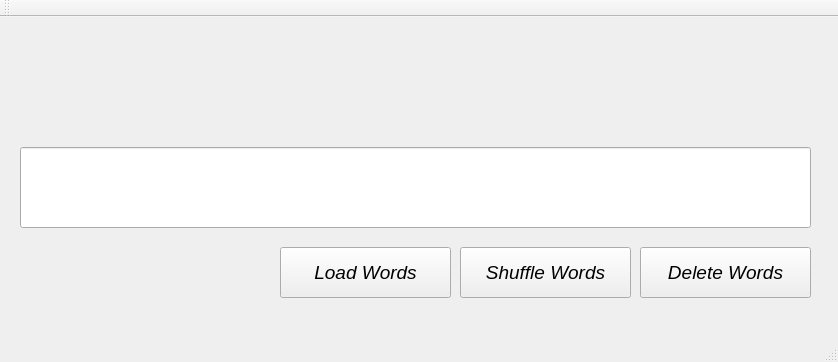
<?xml version="1.0" encoding="UTF-8"?>
<ui version="4.0">
 <class>MainWindow</class>
 <widget class="QMainWindow" name="MainWindow">
  <property name="geometry">
   <rect>
    <x>0</x>
    <y>0</y>
    <width>838</width>
    <height>362</height>
   </rect>
  </property>
  <property name="sizePolicy">
   <sizepolicy hsizetype="Preferred" vsizetype="Preferred">
    <horstretch>0</horstretch>
    <verstretch>0</verstretch>
   </sizepolicy>
  </property>
  <property name="minimumSize">
   <size>
    <width>838</width>
    <height>362</height>
   </size>
  </property>
  <property name="maximumSize">
   <size>
    <width>838</width>
    <height>362</height>
   </size>
  </property>
  <property name="windowTitle">
   <string>MainWindow</string>
  </property>
  <widget class="QWidget" name="centralWidget">
   <widget class="QLineEdit" name="line">
    <property name="geometry">
     <rect>
      <x>20</x>
      <y>130</y>
      <width>791</width>
      <height>81</height>
     </rect>
    </property>
    <property name="font">
     <font>
      <family>Arial</family>
      <pointsize>29</pointsize>
      <italic>true</italic>
     </font>
    </property>
    <property name="cursor">
     <cursorShape>IBeamCursor</cursorShape>
    </property>
   </widget>
   <widget class="QLabel" name="label">
    <property name="geometry">
     <rect>
      <x>20</x>
      <y>20</y>
      <width>781</width>
      <height>81</height>
     </rect>
    </property>
    <property name="font">
     <font>
      <pointsize>29</pointsize>
      <italic>true</italic>
     </font>
    </property>
    <property name="text">
     <string/>
    </property>
   </widget>
   <widget class="QPushButton" name="LoadWords">
    <property name="geometry">
     <rect>
      <x>280</x>
      <y>230</y>
      <width>171</width>
      <height>51</height>
     </rect>
    </property>
    <property name="sizePolicy">
     <sizepolicy hsizetype="Fixed" vsizetype="Fixed">
      <horstretch>0</horstretch>
      <verstretch>0</verstretch>
     </sizepolicy>
    </property>
    <property name="font">
     <font>
      <family>Arial</family>
      <pointsize>14</pointsize>
      <weight>50</weight>
      <italic>true</italic>
      <bold>false</bold>
      <stylestrategy>PreferAntialias</stylestrategy>
      <kerning>false</kerning>
     </font>
    </property>
    <property name="text">
     <string>Load Words</string>
    </property>
    <property name="checkable">
     <bool>false</bool>
    </property>
   </widget>
   <widget class="QLabel" name="wordsLeft">
    <property name="geometry">
     <rect>
      <x>40</x>
      <y>240</y>
      <width>211</width>
      <height>41</height>
     </rect>
    </property>
    <property name="font">
     <font>
      <family>Arial</family>
      <pointsize>18</pointsize>
     </font>
    </property>
    <property name="text">
     <string/>
    </property>
    <property name="alignment">
     <set>Qt::AlignLeading|Qt::AlignLeft|Qt::AlignVCenter</set>
    </property>
   </widget>
   <widget class="QPushButton" name="pushButton">
    <property name="geometry">
     <rect>
      <x>460</x>
      <y>230</y>
      <width>171</width>
      <height>51</height>
     </rect>
    </property>
    <property name="sizePolicy">
     <sizepolicy hsizetype="Fixed" vsizetype="Fixed">
      <horstretch>0</horstretch>
      <verstretch>0</verstretch>
     </sizepolicy>
    </property>
    <property name="font">
     <font>
      <family>Arial</family>
      <pointsize>14</pointsize>
      <italic>true</italic>
     </font>
    </property>
    <property name="text">
     <string>Shuffle Words</string>
    </property>
   </widget>
   <widget class="QPushButton" name="DeleteWords">
    <property name="geometry">
     <rect>
      <x>640</x>
      <y>230</y>
      <width>171</width>
      <height>51</height>
     </rect>
    </property>
    <property name="sizePolicy">
     <sizepolicy hsizetype="Fixed" vsizetype="Fixed">
      <horstretch>0</horstretch>
      <verstretch>0</verstretch>
     </sizepolicy>
    </property>
    <property name="font">
     <font>
      <pointsize>14</pointsize>
      <italic>true</italic>
     </font>
    </property>
    <property name="text">
     <string>Delete Words</string>
    </property>
   </widget>
  </widget>
  <widget class="QMenuBar" name="menuBar">
   <property name="geometry">
    <rect>
     <x>0</x>
     <y>0</y>
     <width>838</width>
     <height>21</height>
    </rect>
   </property>
  </widget>
  <widget class="QToolBar" name="mainToolBar">
   <attribute name="toolBarArea">
    <enum>TopToolBarArea</enum>
   </attribute>
   <attribute name="toolBarBreak">
    <bool>false</bool>
   </attribute>
  </widget>
  <widget class="QStatusBar" name="statusBar"/>
 </widget>
 <layoutdefault spacing="6" margin="11"/>
 <resources/>
 <connections/>
</ui>
